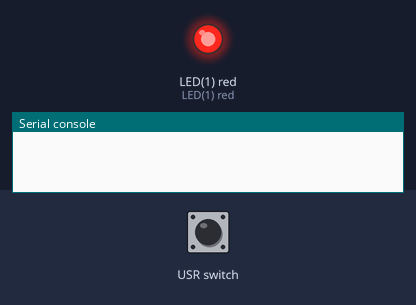
The program below on a simulated pyboard running MicroPython. Parts: output pins drawn as LEDs (lit = HIGH), the last lines printed to the serial console. The test bench sets the inputs (shaded band). At 1.3 s the program stops and its outputs stay as they are.

Above: at 0.75 s.
At 1.2 s:
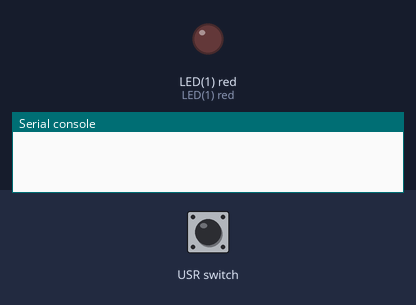
1.3 s: USR switch pressed for 0.15 s
At 2.3 s:
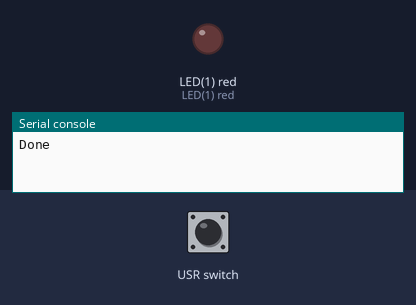
Timing chart, 0 to 2.8 s (numbered marks = the images above; inputs shaded):
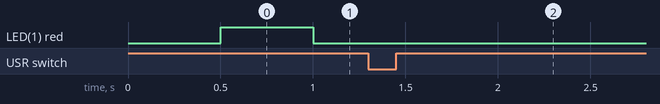

Measured:
- after the input at 1.3 s, LED(1) red: stays LOW (without the input it goes to HIGH after 0.20 s)

The program:

sw_timer_demo-1.py
```python
# File: sw_timer_demo-1.py
# Date: 2020-05-12
# Micropython-STM31F411CE Black Pill

import pyb
from machine import Timer
import utime as time

sw  = pyb.Switch()  # user push button
led = pyb.LED(1)    # on-board LED (blue)

# create a software timer in periodic mode
tim = Timer(-1)
tim.init( mode=Timer.PERIODIC,
          period=500, # period in msec
          callback=lambda t: led.toggle() )
try:
    last_time = time.ticks_ms()
    while True:
        if sw.value(): # button  pressed
            break
except KeyboardInterrupt:
    pass
finally:
    sw.callback(None)
    led.off()
    tim.deinit()
    print('Done')
```
